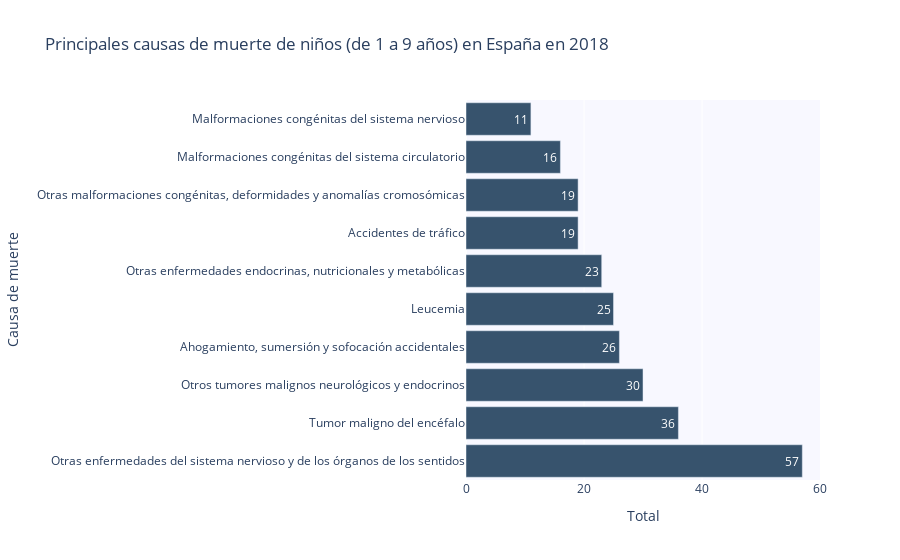

The code cell stored with this chart in its notebook:
### Code cell
# Crear la figura
fig4 = go.Figure()

# Agregar los datos de las barras
fig4.add_trace(go.Bar(
    y=df_todas_causas_2018_ninos['cause_name'],          # Usamos 'cause_name' en el eje y
    x=df_todas_causas_2018_ninos['Total'],               # Usamos 'Total' en el eje x
    orientation='h',                                     # Especificamos que son barras horizontales
    marker_color='rgb(55, 83, 109)',                     # Color de las barras
    text=df_todas_causas_2018_ninos['Total'],            # Texto que se mostrará dentro de las barras
    textposition='inside',                               # Posición del texto dentro de las barras
))

# Actualizar el diseño del gráfico
fig4.update_layout(
    title='Principales causas de muerte de niños (de 1 a 9 años) en España en 2018',
    xaxis_title='Total',                                 # Cambiamos la etiqueta del eje x
    yaxis_title='Causa de muerte',                       # Cambiamos la etiqueta del eje y
    bargap=0.05,                                         # Espacio entre barras
    bargroupgap=0.1,                                     # Espacio entre grupos de barras
    plot_bgcolor='rgb(248, 248, 255)',                   # Color de fondo del gráfico
)

# Mostrar el gráfico
fig4.show()

### Figure 1 — Plotly figure (JSON) as saved in the notebook; plotly's stock layout.template omitted (floating-point values rounded to 4 significant figures)
{"data": [{"marker": {"color": "rgb(55, 83, 109)"}, "orientation": "h", "text": [57, 36, 30, 26, 25, 23, 19, 19, 16, 11], "textposition": "inside", "type": "bar", "x": [57, 36, 30, 26, 25, 23, 19, 19, 16, 11], "y": ["Otras enfermedades del sistema nervioso y de los órganos de los sentidos", "Tumor maligno del encéfalo", "Otros tumores malignos neurológicos y endocrinos", "Ahogamiento, sumersión y sofocación accidentales", "Leucemia", "Otras enfermedades endocrinas, nutricionales y metabólicas", "Accidentes de tráfico", "Otras malformaciones congénitas, deformidades y anomalías cromosómicas", "Malformaciones congénitas del sistema circulatorio", "Malformaciones congénitas del sistema nervioso"]}], "layout": {"bargap": 0.05, "bargroupgap": 0.1, "plot_bgcolor": "rgb(248, 248, 255)", "title": {"text": "Principales causas de muerte de niños (de 1 a 9 años) en España en 2018"}, "xaxis": {"title": {"text": "Total"}}, "yaxis": {"title": {"text": "Causa de muerte"}}}}
